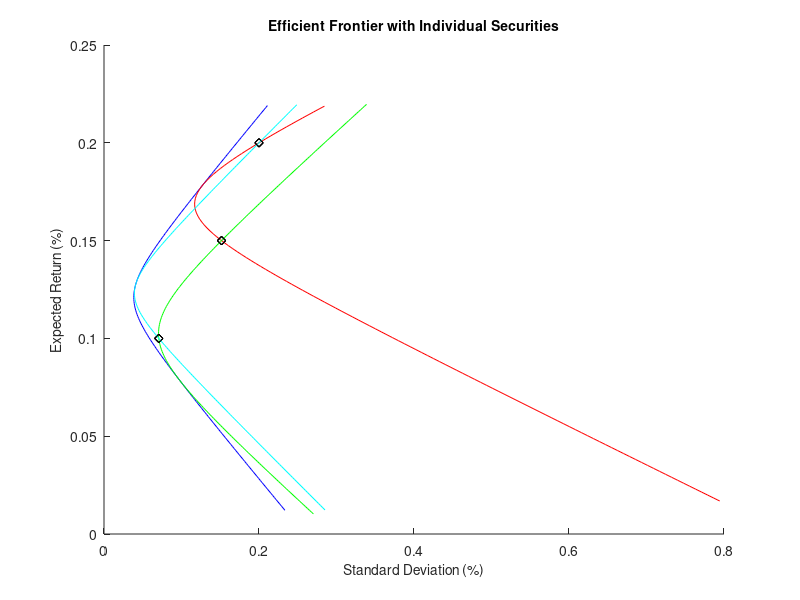
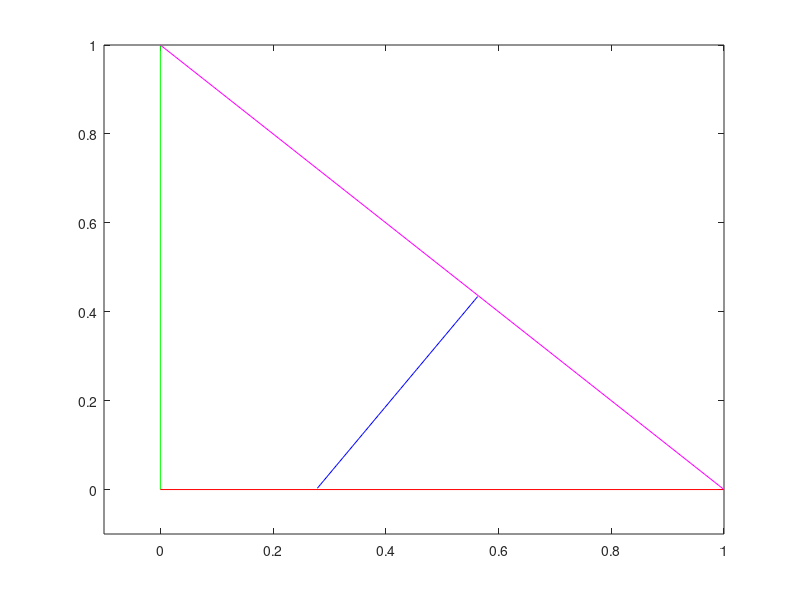

The MATLAB source for these figures, in order: (Note: this script raises an error after producing the figures.)
function [] = lab5()
%%	PART - 1
	z = [0.1 ; 0.2 ; 0.15];
	s = [0.005 -0.010 0.004 ; -0.010 0.040 -0.002 ; 0.004 -0.002 0.023];
	
	figure(1);
	hold on;
	makeCurve(z, s, '-b');
	makeCurve(z(2:3, 1), s(2:3, 2:3), '-r');
	makeCurve(z([1, 3], 1), s([1, 3], [1, 3]), '-g');
	makeCurve(z(1:2, 1), s(1:2, 1:2), '-c');
	hold off;
	
	mu = 0 : 0.001 : 1.0;
	k = round(1);
	w = zeros(1, 3);
	for i=1:length(mu)
		[mu_s, std_s, w_s] = findPortfolio(mu(i), z, s);
		poss = 1;
		for j=1:length(w_s)
			if(w_s(j)<0)
				poss = 0;
			end
		end
		if(poss == 1)
			w(k, :) = w_s;
			k = k + 1;
		end
	end
	
	figure(2);
	plot(w(:, 2), w(:, 3), '-b');
	hold on;
	plot([0, 0], [0, 1], '-g');
	plot([0, 1], [0, 0], '-r');
	plot([0, 1], [1, 0], '-m');
	axis([-0.1 1 -0.1 1]);
	hold off;
	
%%	PART - 2
	data_1 = csvread('bse.csv');
	data_2 = csvread('nse.csv');
	index_1 = csvread('sensex.csv');
	index_2 = csvread('nifty.csv');
	
	cols = 10;
	rows = 96;
	
	index_1(1, 1) = 0;
	for i=rows:2
		index_1(i, 1) = (index_1(i, 1) - index_1(i-1, 1))/index_1(i-1, 1);
	end
	
	index_2(1, 1) = 0;
	for i=rows:2
		index_2(i, 1) = (index_2(i, 1) - index_2(i-1, 1))/index_2(i-1, 1);
	end
	
	for j=1:cols
		for i=rows:2
			data_1(i, j) = (data_1(i, j) - data_1(i-1, j))/data_1(i-1, j);
		end
		data_1(1, j) = 0;
	end
	
	for j=1:cols
		for i=rows:2
			data_2(i, j) = (data_2(i, j) - data_2(i-1, j))/data_2(i-1, j);
		end
		data_2(1, j) = 0;
	end

	index_1_m = mean(index_1);
	index_2_m = mean(index_2);
	
	z_1 = mean(data_1);
	z_1 = z_1';
	
	z_2 = mean(data_2);
	z_2 = z_2';
	
	mu_rf = 0.07;
	
%%	BSE - SENSEX
	fprintf('============= BSE-SENSEX =============\n');
	for i=1:cols
		beta_1 = ((z_1(i) - mu_rf)/(index_1_m - mu_rf));
		beta_2 = ((z_2(i) - mu_rf)/(index_1_m - mu_rf));
		fprintf('Beta of stock %g in BSE: %g\n', i, beta_1);
		fprintf('Beta of stock %g in NSE: %g\n', i, beta_2);
	end
	
%%	NSE - NIFTY
	fprintf('============= NSE-NIFTY =============\n');
	for i=1:cols
		beta_1 = ((z_1(i) - mu_rf)/(index_2_m - mu_rf));
		beta_2 = ((z_2(i) - mu_rf)/(index_2_m - mu_rf));
		fprintf('Beta of stock %g in BSE: %g\n', i, beta_1);
		fprintf('Beta of stock %g in NSE: %g\n', i, beta_2);
	end
end

%% FUNCTION
function [] = makeCurve(z, s, col)
	stdevs = sqrt(diag(s));
	u = ones(length(z), 1);
	
	a = u'*s^-1*u;
	b = u'*s^-1*z;
	c = z'*s^-1*z;
	d = a*c - b^2;
	
	n = 100;
	v = b/a;
	mu = 0.1*v : 0.9*v/n : 0.22;
	var = ((a*mu.^2) - (2*b*mu) + c)/d;
	std = sqrt(var);

	plot(std, mu, col);
	plot(stdevs, z, 'dk');
	title('Efficient Frontier with Individual Securities', 'fontsize', 10);
	ylabel('Expected Return (%)', 'fontsize', 10);
	xlabel('Standard Deviation (%)', 'fontsize', 10);
end

%%	FUNCTION
function [mu_s, std_s, w_s] = findPortfolio(mu_tar, z, s)
	u = ones(length(z), 1);
	
	a = u'*s^-1*u;
	b = u'*s^-1*z;
	c = z'*s^-1*z;
	d = a*c - b^2;
	
	lambda = (c - mu_tar*b)/d;
	gamma = (mu_tar*a - b)/d;
	
	w_g = (s^-1*u)/a;
	w_d = (s^-1*z)/b;
	
	w_s = (lambda*a)*w_g + (gamma*b)*w_d;
	mu_s = w_s'*z;
	std_s = sqrt(w_s'*s*w_s);
end
